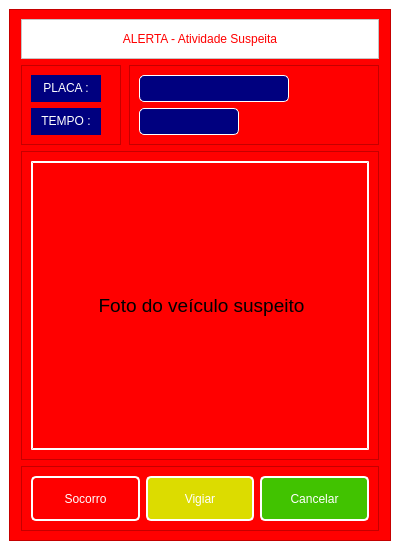
<?xml version="1.0" encoding="UTF-8"?>
<ui version="4.0">
 <class>MainWindow</class>
 <widget class="QMainWindow" name="MainWindow">
  <property name="geometry">
   <rect>
    <x>0</x>
    <y>0</y>
    <width>400</width>
    <height>550</height>
   </rect>
  </property>
  <property name="maximumSize">
   <size>
    <width>400</width>
    <height>550</height>
   </size>
  </property>
  <property name="windowTitle">
   <string>Tela de Alerta</string>
  </property>
  <property name="styleSheet">
   <string notr="true">background-color: rgb(255, 255, 255);</string>
  </property>
  <widget class="QWidget" name="centralwidget">
   <layout class="QHBoxLayout" name="horizontalLayout">
    <item>
     <widget class="QFrame" name="frame">
      <property name="styleSheet">
       <string notr="true">background-color: rgb(255, 0, 0);</string>
      </property>
      <property name="frameShape">
       <enum>QFrame::StyledPanel</enum>
      </property>
      <property name="frameShadow">
       <enum>QFrame::Raised</enum>
      </property>
      <layout class="QGridLayout" name="gridLayout">
       <item row="1" column="0">
        <widget class="QFrame" name="frame_3">
         <property name="maximumSize">
          <size>
           <width>100</width>
           <height>80</height>
          </size>
         </property>
         <property name="styleSheet">
          <string notr="true"/>
         </property>
         <property name="frameShape">
          <enum>QFrame::StyledPanel</enum>
         </property>
         <property name="frameShadow">
          <enum>QFrame::Raised</enum>
         </property>
         <layout class="QVBoxLayout" name="verticalLayout">
          <item>
           <widget class="QLabel" name="label_2">
            <property name="maximumSize">
             <size>
              <width>70</width>
              <height>35</height>
             </size>
            </property>
            <property name="styleSheet">
             <string notr="true">background-color: rgb(0, 0, 127);
color: rgb(255, 255, 255);
font: 75 12pt &quot;Arial&quot;;</string>
            </property>
            <property name="text">
             <string>&lt;html&gt;&lt;head/&gt;&lt;body&gt;&lt;p align=&quot;center&quot;&gt;PLACA :&lt;/p&gt;&lt;/body&gt;&lt;/html&gt;</string>
            </property>
           </widget>
          </item>
          <item>
           <widget class="QLabel" name="label_3">
            <property name="maximumSize">
             <size>
              <width>70</width>
              <height>35</height>
             </size>
            </property>
            <property name="styleSheet">
             <string notr="true">background-color: rgb(0, 0, 127);
color: rgb(255, 255, 255);
font: 75 12pt &quot;Arial&quot;;</string>
            </property>
            <property name="text">
             <string>&lt;html&gt;&lt;head/&gt;&lt;body&gt;&lt;p align=&quot;center&quot;&gt;TEMPO :&lt;/p&gt;&lt;/body&gt;&lt;/html&gt;</string>
            </property>
           </widget>
          </item>
         </layout>
        </widget>
       </item>
       <item row="3" column="0" colspan="2">
        <widget class="QFrame" name="frame_6">
         <property name="maximumSize">
          <size>
           <width>16777215</width>
           <height>65</height>
          </size>
         </property>
         <property name="styleSheet">
          <string notr="true"/>
         </property>
         <property name="frameShape">
          <enum>QFrame::StyledPanel</enum>
         </property>
         <property name="frameShadow">
          <enum>QFrame::Raised</enum>
         </property>
         <layout class="QHBoxLayout" name="horizontalLayout_2">
          <item>
           <widget class="QPushButton" name="bt_socorro">
            <property name="maximumSize">
             <size>
              <width>110</width>
              <height>50</height>
             </size>
            </property>
            <property name="styleSheet">
             <string notr="true">QPushButton{
background-color: rgb(255, 0, 0);
color: rgb(255, 255, 255);
font: 75 14pt &quot;Arial&quot;;
border-style: outset;
border-width: 2px;
border-radius: 5px;
border-color: white
}
QPushButton:pressed{
	background-color: rgb(255, 255, 255);
	color: rgb(255, 0, 0);
	border-color: red
}</string>
            </property>
            <property name="text">
             <string>Socorro</string>
            </property>
           </widget>
          </item>
          <item>
           <widget class="QPushButton" name="bt_vigiar">
            <property name="maximumSize">
             <size>
              <width>110</width>
              <height>50</height>
             </size>
            </property>
            <property name="styleSheet">
             <string notr="true">QPushButton{
background-color: rgb(220, 220, 0);
color: rgb(255, 255, 255);
font: 75 14pt &quot;Arial&quot;;
border-style: outset;
border-width: 2px;
border-radius: 5px;
border-color: white
}
QPushButton:pressed{
	background-color: rgb(255, 255, 255);
	color: rgb(230, 230, 0);
	border-color: yellow
}</string>
            </property>
            <property name="text">
             <string>Vigiar</string>
            </property>
           </widget>
          </item>
          <item>
           <widget class="QPushButton" name="bt_cancelar">
            <property name="maximumSize">
             <size>
              <width>110</width>
              <height>50</height>
             </size>
            </property>
            <property name="styleSheet">
             <string notr="true">QPushButton{
background-color: rgb(65, 195, 0);
color: rgb(255, 255, 255);
font: 75 14pt &quot;Arial&quot;;
border-style: outset;
border-width: 2px;
border-radius: 5px;
border-color: white
}
QPushButton:pressed{
	background-color: rgb(255, 255, 255);
	color: rgb(65, 195, 0);
	border-color: green
}</string>
            </property>
            <property name="text">
             <string>Cancelar</string>
            </property>
           </widget>
          </item>
         </layout>
        </widget>
       </item>
       <item row="1" column="1">
        <widget class="QFrame" name="frame_4">
         <property name="maximumSize">
          <size>
           <width>250</width>
           <height>16777215</height>
          </size>
         </property>
         <property name="styleSheet">
          <string notr="true"/>
         </property>
         <property name="frameShape">
          <enum>QFrame::StyledPanel</enum>
         </property>
         <property name="frameShadow">
          <enum>QFrame::Raised</enum>
         </property>
         <layout class="QVBoxLayout" name="verticalLayout_2">
          <item>
           <widget class="QLineEdit" name="ln_placa">
            <property name="maximumSize">
             <size>
              <width>150</width>
              <height>30</height>
             </size>
            </property>
            <property name="styleSheet">
             <string notr="true">background-color: rgb(0, 0, 127);
font: 75 14pt &quot;Arial&quot;;
color: rgb(255, 255, 255);
border-style: outset;
border-radius: 5px;
border-width: 1px;
border-color: white</string>
            </property>
            <property name="text">
             <string/>
            </property>
           </widget>
          </item>
          <item>
           <widget class="QLineEdit" name="ln_tempo">
            <property name="maximumSize">
             <size>
              <width>100</width>
              <height>30</height>
             </size>
            </property>
            <property name="styleSheet">
             <string notr="true">background-color: rgb(0, 0, 127);
font: 75 14pt &quot;Arial&quot;;
color: rgb(255, 255, 255);
border-style: outset;
border-radius: 5px;
border-width: 1px;
border-color: white</string>
            </property>
            <property name="text">
             <string/>
            </property>
           </widget>
          </item>
         </layout>
        </widget>
       </item>
       <item row="0" column="0" colspan="2">
        <widget class="QFrame" name="frame_2">
         <property name="maximumSize">
          <size>
           <width>16777215</width>
           <height>40</height>
          </size>
         </property>
         <property name="styleSheet">
          <string notr="true">background-color: rgb(255, 255, 255);</string>
         </property>
         <property name="frameShape">
          <enum>QFrame::StyledPanel</enum>
         </property>
         <property name="frameShadow">
          <enum>QFrame::Raised</enum>
         </property>
         <layout class="QGridLayout" name="gridLayout_2">
          <item row="0" column="0">
           <widget class="QLabel" name="label">
            <property name="maximumSize">
             <size>
              <width>270</width>
              <height>35</height>
             </size>
            </property>
            <property name="styleSheet">
             <string notr="true">font: 75 16pt &quot;Arial&quot;;
color: rgb(255, 0, 0);</string>
            </property>
            <property name="text">
             <string>&lt;html&gt;&lt;head/&gt;&lt;body&gt;&lt;p align=&quot;center&quot;&gt;ALERTA - Atividade Suspeita&lt;/p&gt;&lt;/body&gt;&lt;/html&gt;</string>
            </property>
           </widget>
          </item>
         </layout>
        </widget>
       </item>
       <item row="2" column="0" colspan="2">
        <widget class="QFrame" name="frame_5">
         <property name="styleSheet">
          <string notr="true"/>
         </property>
         <property name="frameShape">
          <enum>QFrame::StyledPanel</enum>
         </property>
         <property name="frameShadow">
          <enum>QFrame::Raised</enum>
         </property>
         <layout class="QHBoxLayout" name="horizontalLayout_3">
          <item>
           <widget class="QLabel" name="lb_foto">
            <property name="styleSheet">
             <string notr="true">border-style: outset;
border-width: 2px;
border-color: white</string>
            </property>
            <property name="text">
             <string>&lt;html&gt;&lt;head/&gt;&lt;body&gt;&lt;p align=&quot;center&quot;&gt;&lt;span style=&quot; font-size:14pt;&quot;&gt;Foto do veículo suspeito&lt;/span&gt;&lt;/p&gt;&lt;/body&gt;&lt;/html&gt;</string>
            </property>
           </widget>
          </item>
         </layout>
        </widget>
       </item>
      </layout>
     </widget>
    </item>
   </layout>
  </widget>
 </widget>
 <resources/>
 <connections/>
</ui>
